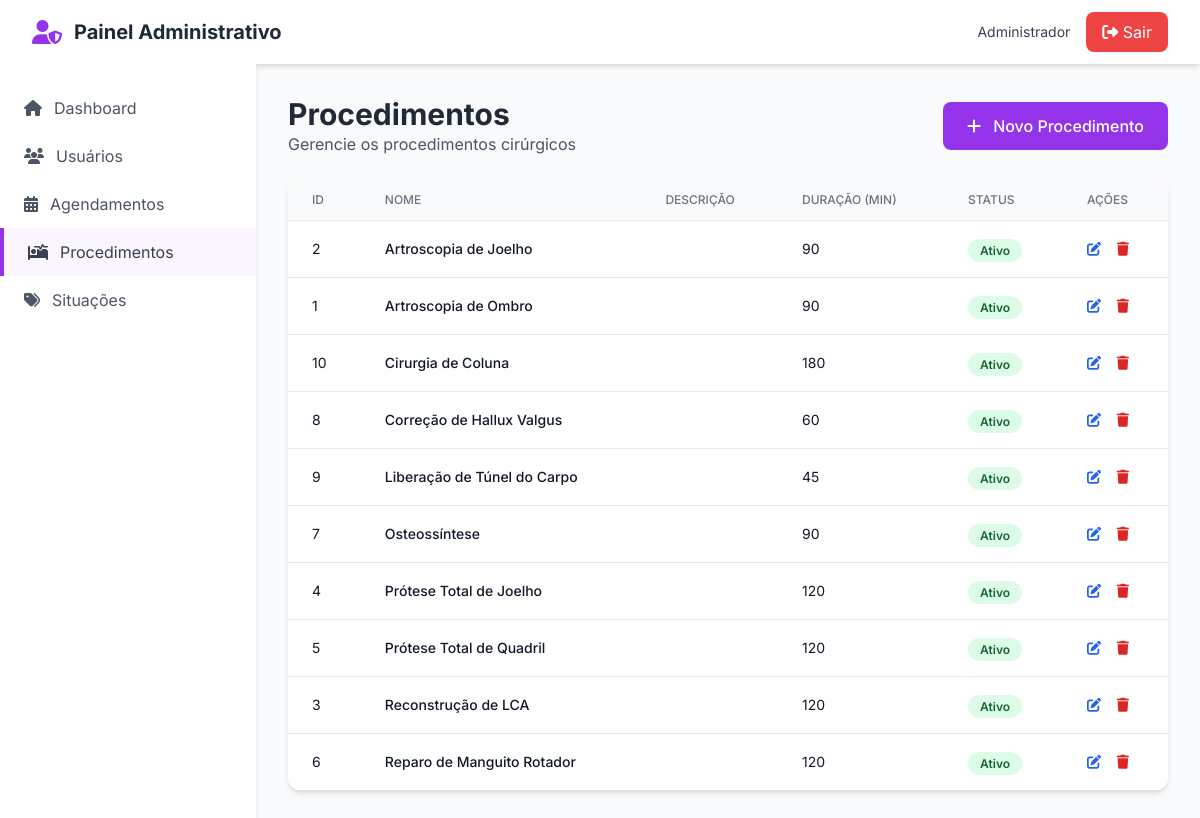
/admin/procedimentos.php (signed in), run on the app's committed database.
### tables this page shows
CREATE TABLE IF NOT EXISTS procedimentos (
    id INT AUTO_INCREMENT PRIMARY KEY,
    nome VARCHAR(255) NOT NULL,
    descricao TEXT,
    duracao_estimada INT DEFAULT 60 COMMENT 'Duração em minutos',
    ativo BOOLEAN DEFAULT TRUE,
    created_at TIMESTAMP DEFAULT CURRENT_TIMESTAMP,
    updated_at TIMESTAMP DEFAULT CURRENT_TIMESTAMP ON UPDATE CURRENT_TIMESTAMP,
    INDEX idx_ativo (ativo)
);

### src/config.php (called while the page is built, shortened)
<?php
class Database {
    private static $instance = null;
    private $conn;
    private function __construct() {
        try {
            $this->conn = new PDO(
                "mysql:host=" . DB_HOST . ";dbname=" . DB_NAME . ";charset=utf8mb4",
                DB_USER,
                DB_PASS,
                [
                    PDO::ATTR_ERRMODE => PDO::ERRMODE_EXCEPTION,
                    PDO::ATTR_DEFAULT_FETCH_MODE => PDO::FETCH_ASSOC,
                    PDO::ATTR_EMULATE_PREPARES => false
                ]
            );
        } catch(PDOException $e) {
            die("Erro de conexão: " . $e->getMessage());
        }
    }
    public static function getInstance() {
        if (self::$instance === null) {
            self::$instance = new self();
        }
        return self::$instance;
    }
    public function getConnection() {
        return $this->conn;
    }
}

### src/models/Procedimento.php (called while the page is built, shortened)
<?php
require_once __DIR__ . '/../config.php';
class Procedimento {
    private $db;
    public function __construct() {
        $this->db = Database::getInstance()->getConnection();
    }
    public function getAll() {
        $stmt = $this->db->query("SELECT * FROM procedimentos ORDER BY nome");
        return $stmt->fetchAll();
    }
}

### public/admin/procedimentos.php (the view, shortened to what this page needs)
<?php
require_once __DIR__ . '/../../src/config.php';
require_once __DIR__ . '/../../src/models/Procedimento.php';
$procedimentoModel = new Procedimento();
$procedimentos = $procedimentoModel->getAll();
?>
<!DOCTYPE html>
<html lang="pt-BR">
<head>
    <script src="https://cdn.tailwindcss.com"></script>
    <link rel="stylesheet" href="https://cdnjs.cloudflare.com/ajax/libs/font-awesome/6.4.0/css/all.min.css">
</head>
<body class="bg-gray-50">
    <nav class="bg-white shadow-md">
        <div class="max-w-7xl mx-auto px-4 sm:px-6 lg:px-8">
            <div class="flex justify-between h-16">
                <div class="flex items-center">
                    <i class="fas fa-user-shield text-purple-600 text-2xl mr-3"></i>
                    <span class="font-bold text-xl text-gray-800">Painel Administrativo</span>
                </div>
                <div class="flex items-center space-x-4">
                    <span class="text-sm text-gray-700"><?= htmlspecialchars($_SESSION['nome']) ?></span>
                    <a href="../logout.php" class="bg-red-500 hover:bg-red-600 text-white px-4 py-2 rounded-lg">
                        <i class="fas fa-sign-out-alt"></i> Sair
                    </a>
                </div>
            </div>
        </div>
    </nav>
    <div class="flex">
        <aside class="w-64 bg-white shadow-md min-h-screen">
            <nav class="mt-5">
                <a href="dashboard.php" class="flex items-center px-6 py-3 text-gray-600 hover:bg-gray-50">
                    <i class="fas fa-home mr-3"></i> Dashboard
                </a>
                <a href="usuarios.php" class="flex items-center px-6 py-3 text-gray-600 hover:bg-gray-50">
                    <i class="fas fa-users mr-3"></i> Usuários
                </a>
                <a href="agendamentos.php" class="flex items-center px-6 py-3 text-gray-600 hover:bg-gray-50">
                    <i class="fas fa-calendar-alt mr-3"></i> Agendamentos
                </a>
                <a href="procedimentos.php" class="flex items-center px-6 py-3 text-gray-700 bg-purple-50 border-l-4 border-purple-600">
                    <i class="fas fa-procedures mr-3"></i> Procedimentos
                </a>
                <a href="situacoes.php" class="flex items-center px-6 py-3 text-gray-600 hover:bg-gray-50">
                    <i class="fas fa-tags mr-3"></i> Situações
                </a>
            </nav>
        </aside>
        <main class="flex-1 p-8">
            <div class="mb-6 flex justify-between items-center">
                <div>
                    <h1 class="text-3xl font-bold text-gray-800">Procedimentos</h1>
                    <p class="text-gray-600">Gerencie os procedimentos cirúrgicos</p>
                </div>
                <button onclick="openModal()" class="bg-purple-600 hover:bg-purple-700 text-white px-6 py-3 rounded-lg font-medium">
                    <i class="fas fa-plus mr-2"></i> Novo Procedimento
                </button>
            </div>
            <div class="bg-white rounded-xl shadow-md overflow-hidden">
                <table class="min-w-full divide-y divide-gray-200">
                    <thead class="bg-gray-50">
                        <tr>
                            <th class="px-6 py-3 text-left text-xs font-medium text-gray-500 uppercase">ID</th>
                            <th class="px-6 py-3 text-left text-xs font-medium text-gray-500 uppercase">Nome</th>
                            <th class="px-6 py-3 text-left text-xs font-medium text-gray-500 uppercase">Descrição</th>
                            <th class="px-6 py-3 text-left text-xs font-medium text-gray-500 uppercase">Duração (min)</th>
                            <th class="px-6 py-3 text-left text-xs font-medium text-gray-500 uppercase">Status</th>
                            <th class="px-6 py-3 text-left text-xs font-medium text-gray-500 uppercase">Ações</th>
                        </tr>
                    </thead>
                    <tbody class="bg-white divide-y divide-gray-200">
                        <?php foreach ($procedimentos as $p): ?>
                        <tr class="hover:bg-gray-50">
                            <td class="px-6 py-4 text-sm text-gray-900"><?= $p['id'] ?></td>
                            <td class="px-6 py-4 text-sm font-medium text-gray-900"><?= htmlspecialchars($p['nome']) ?></td>
                            <td class="px-6 py-4 text-sm text-gray-600"><?= htmlspecialchars(substr($p['descricao'] ?? '', 0, 50)) ?><?= strlen($p['descricao'] ?? '') > 50 ? '...' : '' ?></td>
                            <td class="px-6 py-4 text-sm text-gray-900"><?= $p['duracao_estimada'] ?></td>
                            <td class="px-6 py-4">
                                <span class="px-3 py-1 text-xs font-semibold rounded-full <?= $p['ativo'] ? 'bg-green-100 text-green-800' : 'bg-red-100 text-red-800' ?>">
                                    <?= $p['ativo'] ? 'Ativo' : 'Inativo' ?>
                                </span>
                            </td>
                            <td class="px-6 py-4 text-sm">
                                <button onclick='editProcedimento(<?= json_encode($p) ?>)' class="text-blue-600 hover:text-blue-900 mr-3">
                                    <i class="fas fa-edit"></i>
                                </button>
                                <button onclick="deleteProcedimento(<?= $p['id'] ?>, '<?= htmlspecialchars($p['nome']) ?>')" class="text-red-600 hover:text-red-900">
                                    <i class="fas fa-trash"></i>
                                </button>
                            </td>
                        </tr>
                        <?php endforeach; ?>
                    </tbody>
                </table>
            </div>
        </main>
    </div>
</body>
</html>

### public/admin/procedimentos.php (style rules this page uses)
body { font-family: 'Inter', sans-serif; }

### data on the page
procedimentos: id "2", nome "Artroscopia de Joelho", duracao_estimada "90", ativo "Ativo"
procedimentos: id "1", nome "Artroscopia de Ombro", duracao_estimada "90", ativo "Ativo"
procedimentos: id "10", nome "Cirurgia de Coluna", duracao_estimada "180", ativo "Ativo"
procedimentos: id "8", nome "Correção de Hallux Valgus", duracao_estimada "60", ativo "Ativo"
procedimentos: id "9", nome "Liberação de Túnel do Carpo", duracao_estimada "45", ativo "Ativo"
procedimentos: id "7", nome "Osteossíntese", duracao_estimada "90", ativo "Ativo"
procedimentos: id "4", nome "Prótese Total de Joelho", duracao_estimada "120", ativo "Ativo"
procedimentos: id "5", nome "Prótese Total de Quadril", duracao_estimada "120", ativo "Ativo"
procedimentos: id "3", nome "Reconstrução de LCA", duracao_estimada "120", ativo "Ativo"
procedimentos: id "6", nome "Reparo de Manguito Rotador", duracao_estimada "120", ativo "Ativo"

### other printed values
$_SESSION['nome'] "Administrador"
